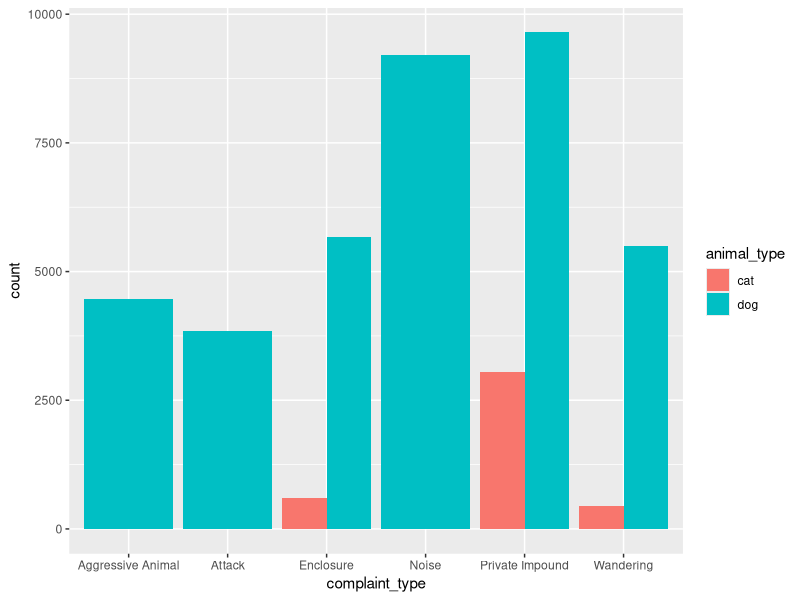
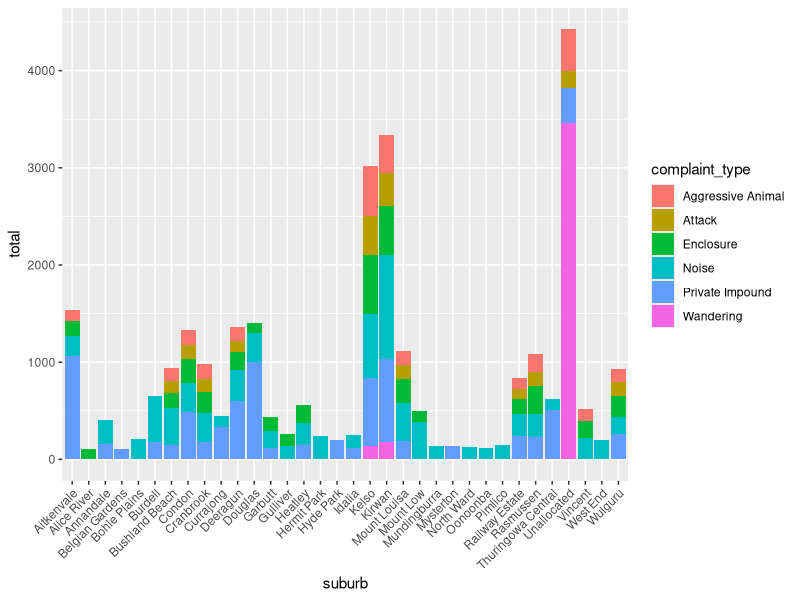
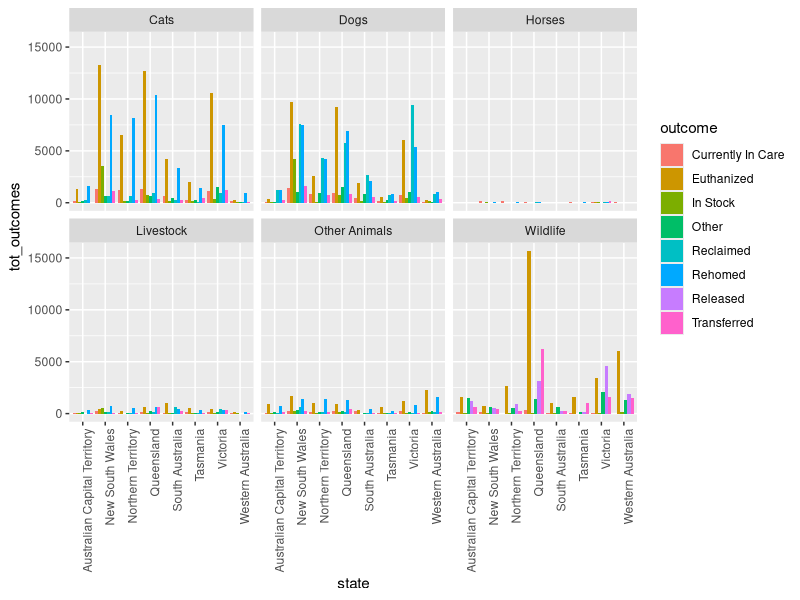
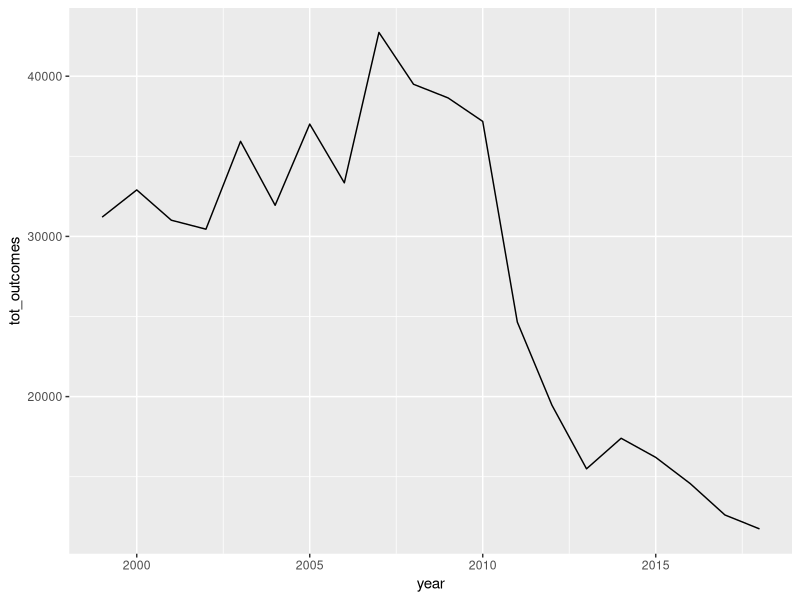
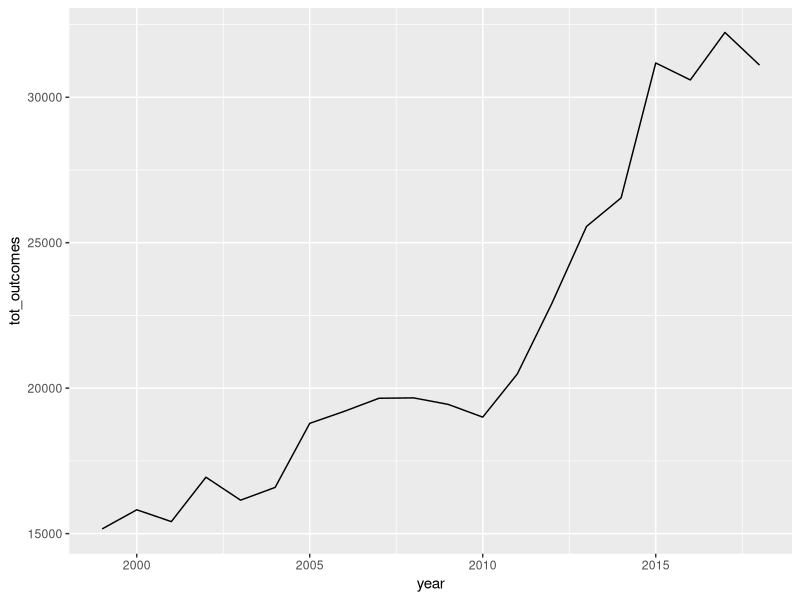
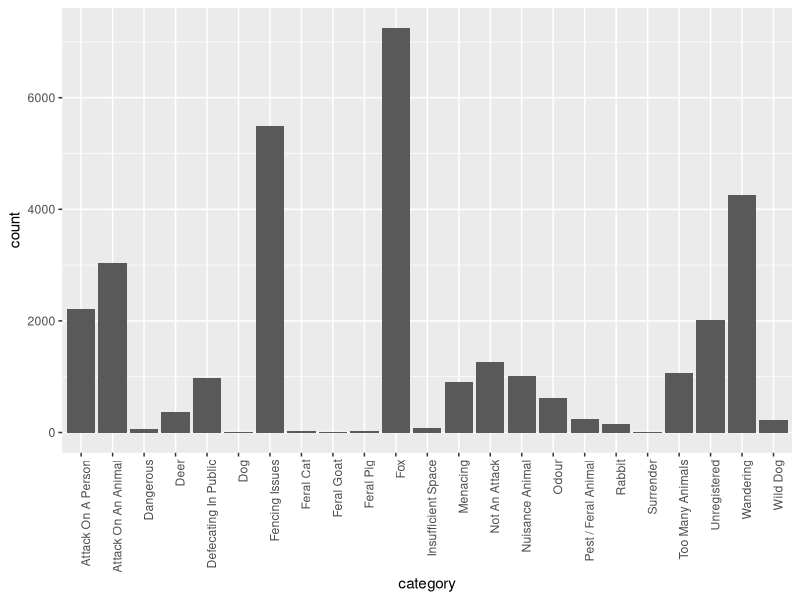

The R script that drew these images, in order:
## ---- chunk 1
library(here)
library(tidyverse)
## ---- chunk 2
animal_complaints <-read_csv(here(
  "clean_data/animal_complaints_clean.csv"))

animal_complaints_per_suburbs <-read_csv(here(
  "clean_data/animal_complaints_tot_per_suburb.csv"))

animal_outcomes_clean <-read_csv(here(
  "clean_data/animal_outcomes_clean.csv"))

brisbane_complaints <- read_csv(here(
  "clean_data/brisbane_complaints_clean.csv"))

animal_complaints 
animal_complaints_per_suburbs
animal_outcomes_clean
brisbane_complaints
## ---- chunk 3
ggplot(animal_complaints) +
  geom_bar(position = "dodge", aes(x = complaint_type, fill = animal_type))
## ---- chunk 4
animal_complaints_per_suburbs %>% 
  filter(animal_type == "dog") %>% 
  filter(total > 100) %>% 
  ggplot() +
  geom_col(aes(x = suburb, y = total, fill = complaint_type)) +
  theme(axis.text.x = element_text(angle = 45, hjust = 1))
## ---- chunk 5
animal_outcomes_clean %>% 
  ggplot() +
  geom_col(position = "dodge", aes(x = state, y = tot_outcomes, fill = outcome)) +
  theme(axis.text.x = element_text(angle = 90, hjust = 1)) +
  facet_wrap(~ animal_type)
## ---- chunk 6
animal_outcomes_clean %>% 
  filter(animal_type == "Cats" & outcome == "Euthanized") %>%
  group_by(year, outcome) %>% 
  summarise(tot_outcomes = sum(tot_outcomes)) %>% 
  ungroup() %>% 
  ggplot() +
  geom_line(aes(x = year, y = tot_outcomes, group = outcome))
## ---- chunk 7
animal_outcomes_clean %>% 
  filter(animal_type == "Cats" & outcome == "Rehomed") %>%
  group_by(year, outcome) %>% 
  summarise(tot_outcomes = sum(tot_outcomes)) %>% 
  ungroup() %>% 
  ggplot() +
  geom_line(aes(x = year, y = tot_outcomes, group = outcome))
## ---- chunk 8
brisbane_complaints %>% 
  ggplot() +
  geom_bar(aes(x = category)) +
  theme(axis.text.x = element_text(angle = 90, hjust = 1))
